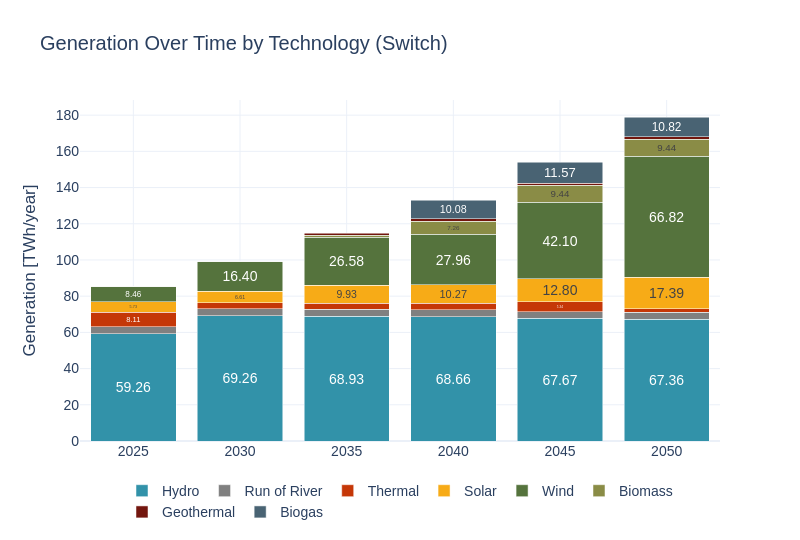

Write notebook code for a chart like this one.
### Code cell
# Transform data
sce_sw = pd.read_csv(model_outputs_path+'/dispatch.csv')
sce_sw['year'] = sce_sw['timestamp'].str[:4]
sce_sw['Energy_TWh_typical_yr'] = sce_sw['Energy_GWh_typical_yr'] / 1000
sce_sw.rename(columns={'gen_tech': 'Tech'}, inplace=True)
sce_sw = sce_sw[sce_sw['timestamp'].str.contains('^'+str(years[0])) == False]
# Plot
sw.scenarios.dispatched_generation(sce_sw, 'Generation', 'TWh', 'year', 'Energy_TWh_typical_yr', 'Tech', scenario_name, 'Switch', 4.6)
#sce_sw = sce_sw[['generation_project','year','Energy_TWh_typical_yr','Tech']]
#sce_sw.to_csv('./9_switch.csv')

### Figure 1 — Plotly figure (JSON) as saved in the notebook; plotly's stock layout.template omitted (floating-point values rounded to 4 significant figures)
{"data": [{"hovertemplate": "Tech=Hydro<br>Year=%{x}<br>Dispatched Generation (MW)=%{y}<br>text=%{text}<extra></extra>", "insidetextanchor": "middle", "legendgroup": "Hydro", "marker": {"color": "#3292A9", "pattern": {"shape": ""}}, "name": "Hydro", "orientation": "v", "showlegend": true, "text": ["59.26", "69.26", "68.93", "68.66", "67.67", "67.36"], "textangle": 0, "textposition": "inside", "texttemplate": "%{text}", "type": "bar", "x": ["2025", "2030", "2035", "2040", "2045", "2050"], "xaxis": "x", "y": [59.26, 69.26, 68.93, 68.66, 67.67, 67.36], "yaxis": "y"}, {"hovertemplate": "Tech=Run of River<br>Year=%{x}<br>Dispatched Generation (MW)=%{y}<br>text=%{text}<extra></extra>", "insidetextanchor": "middle", "legendgroup": "Run of River", "marker": {"color": "#808080", "pattern": {"shape": ""}}, "name": "Run of River", "orientation": "v", "showlegend": true, "text": ["", "", "", "", "", ""], "textangle": 0, "textposition": "inside", "texttemplate": "%{text}", "type": "bar", "x": ["2025", "2030", "2035", "2040", "2045", "2050"], "xaxis": "x", "y": [3.867, 3.865, 3.856, 3.853, 3.838, 3.841], "yaxis": "y"}, {"hovertemplate": "Tech=Thermal<br>Year=%{x}<br>Dispatched Generation (MW)=%{y}<br>text=%{text}<extra></extra>", "insidetextanchor": "middle", "legendgroup": "Thermal", "marker": {"color": "#C53707", "pattern": {"shape": ""}}, "name": "Thermal", "orientation": "v", "showlegend": true, "text": ["8.11", "", "", "", "5.34", ""], "textangle": 0, "textposition": "inside", "texttemplate": "%{text}", "type": "bar", "x": ["2025", "2030", "2035", "2040", "2045", "2050"], "xaxis": "x", "y": [8.113, 3.119, 3.392, 3.472, 5.336, 1.951], "yaxis": "y"}, {"hovertemplate": "Tech=Solar<br>Year=%{x}<br>Dispatched Generation (MW)=%{y}<br>text=%{text}<extra></extra>", "insidetextanchor": "middle", "legendgroup": "Solar", "marker": {"color": "#F7AB17", "pattern": {"shape": ""}}, "name": "Solar", "orientation": "v", "showlegend": true, "text": ["5.73", "6.61", "9.93", "10.27", "12.80", "17.39"], "textangle": 0, "textposition": "inside", "texttemplate": "%{text}", "type": "bar", "x": ["2025", "2030", "2035", "2040", "2045", "2050"], "xaxis": "x", "y": [5.73, 6.606, 9.926, 10.27, 12.8, 17.39], "yaxis": "y"}, {"hovertemplate": "Tech=Wind<br>Year=%{x}<br>Dispatched Generation (MW)=%{y}<br>text=%{text}<extra></extra>", "insidetextanchor": "middle", "legendgroup": "Wind", "marker": {"color": "#55733D", "pattern": {"shape": ""}}, "name": "Wind", "orientation": "v", "showlegend": true, "text": ["8.46", "16.40", "26.58", "27.96", "42.10", "66.82"], "textangle": 0, "textposition": "inside", "texttemplate": "%{text}", "type": "bar", "x": ["2025", "2030", "2035", "2040", "2045", "2050"], "xaxis": "x", "y": [8.464, 16.4, 26.58, 27.96, 42.1, 66.82], "yaxis": "y"}, {"hovertemplate": "Tech=Biomass<br>Year=%{x}<br>Dispatched Generation (MW)=%{y}<br>text=%{text}<extra></extra>", "insidetextanchor": "middle", "legendgroup": "Biomass", "marker": {"color": "#8A8C46", "pattern": {"shape": ""}}, "name": "Biomass", "orientation": "v", "showlegend": true, "text": ["", "", "", "7.26", "9.44", "9.44"], "textangle": 0, "textposition": "inside", "texttemplate": "%{text}", "type": "bar", "x": ["2025", "2030", "2035", "2040", "2045", "2050"], "xaxis": "x", "y": [0.0, 0.0, 0.876, 7.256, 9.443, 9.443], "yaxis": "y"}, {"hovertemplate": "Tech=Geothermal<br>Year=%{x}<br>Dispatched Generation (MW)=%{y}<br>text=%{text}<extra></extra>", "insidetextanchor": "middle", "legendgroup": "Geothermal", "marker": {"color": "#73160E", "pattern": {"shape": ""}}, "name": "Geothermal", "orientation": "v", "showlegend": true, "text": ["", "", "", "", "", ""], "textangle": 0, "textposition": "inside", "texttemplate": "%{text}", "type": "bar", "x": ["2025", "2030", "2035", "2040", "2045", "2050"], "xaxis": "x", "y": [0.0, 0.0, 1.314, 1.314, 1.314, 1.314], "yaxis": "y"}, {"hovertemplate": "Tech=Biogas<br>Year=%{x}<br>Dispatched Generation (MW)=%{y}<br>text=%{text}<extra></extra>", "insidetextanchor": "middle", "legendgroup": "Biogas", "marker": {"color": "#496373", "pattern": {"shape": ""}}, "name": "Biogas", "orientation": "v", "showlegend": true, "text": ["10.08", "11.57", "10.82"], "textangle": 0, "textposition": "inside", "texttemplate": "%{text}", "type": "bar", "x": ["2040", "2045", "2050"], "xaxis": "x", "y": [10.08, 11.57, 10.82], "yaxis": "y"}], "layout": {"barmode": "stack", "font": {"family": "Arial", "size": 14}, "height": 540, "legend": {"orientation": "h", "title": {}, "tracegroupgap": 0, "x": 0.5, "xanchor": "center", "y": -0.1}, "title": {"text": "Generation Over Time by Technology (Switch)"}, "width": 800, "xaxis": {"anchor": "y", "domain": [0, 1], "showgrid": true, "tickangle": 0, "tickfont": {"family": "Arial", "size": 14}, "tickvals": ["2025", "2030", "2035", "2040", "2045", "2050"], "title": {"text": ""}}, "yaxis": {"anchor": "x", "domain": [0, 1], "title": {"text": "Generation [TWh/year]"}}}}
